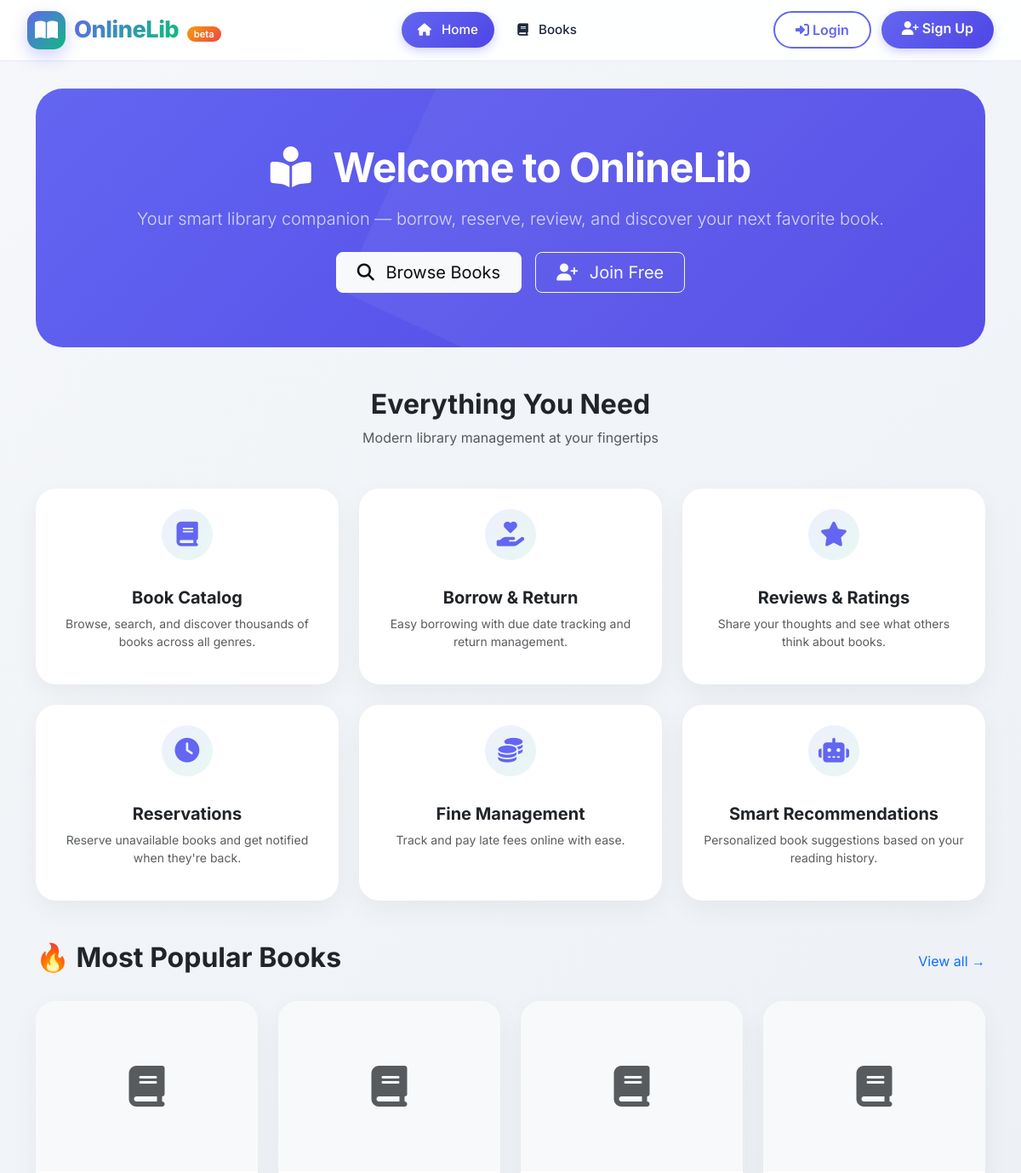
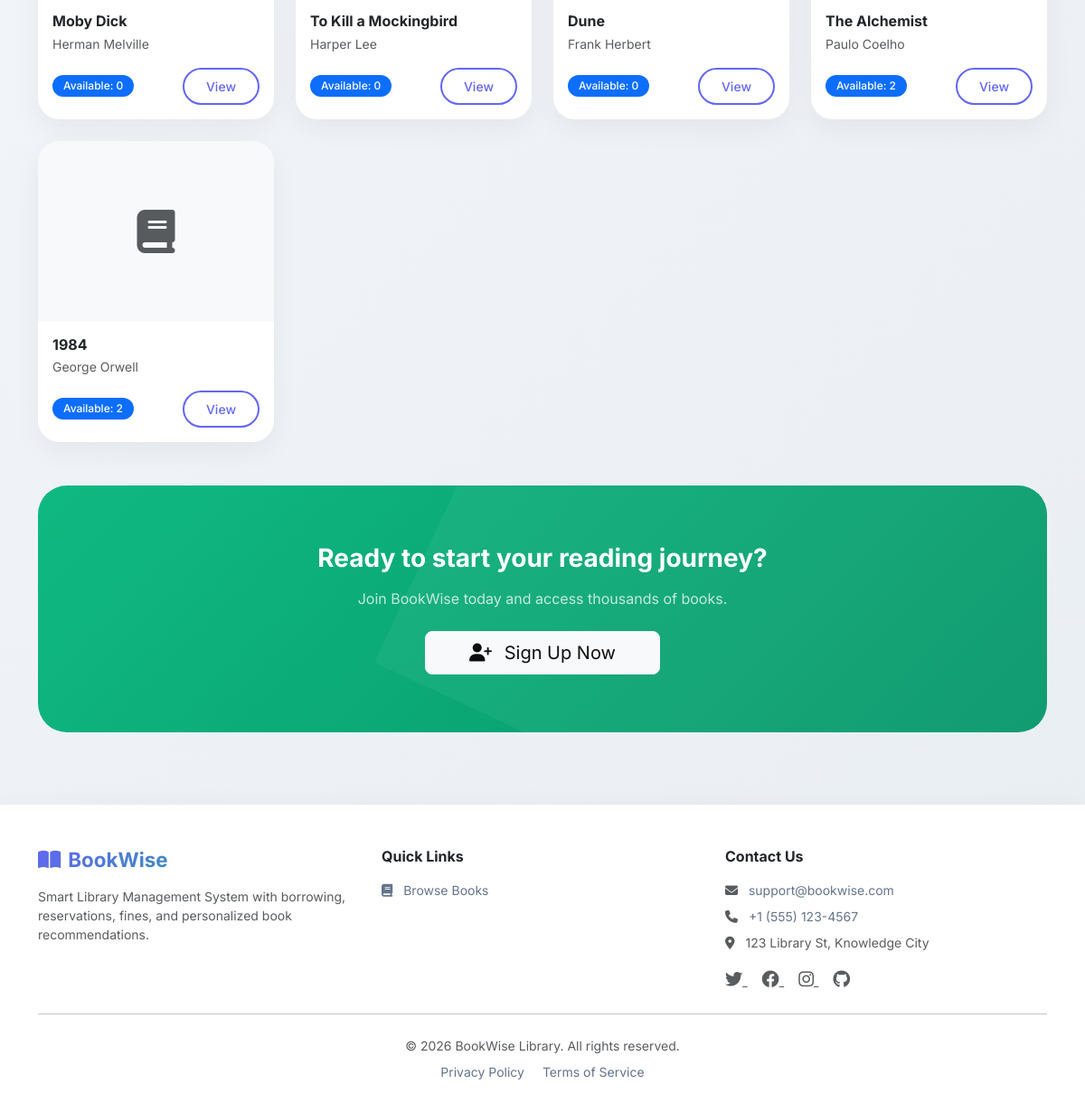
The page / on the database its author committed (2 pictures, top to bottom).
### books/models.py (models this page shows, shortened)
class Book(models.Model):
    title = models.CharField(max_length=255)
    author = models.CharField(max_length=255)
    genre = models.CharField(max_length=100)
    description = models.TextField(blank=True)
    publish_year = models.PositiveIntegerField()
    isbn = models.CharField(max_length=20, unique=True)
    total_copies = models.PositiveIntegerField(default=1)
    available_copies = models.PositiveIntegerField(default=1)
    cover_image = models.ImageField(upload_to="book_covers/", blank=True)
    def __init__(self, *args, **kwargs):
        available_copies_was_provided = "available_copies" in kwargs
        super().__init__(*args, **kwargs)
        self._available_copies_was_provided = available_copies_was_provided
    def __setattr__(self, name, value):
        if name == "available_copies" and "_available_copies_was_provided" in self.__dict__:
            self.__dict__["_available_copies_was_provided"] = True
        super().__setattr__(name, value)
    class Meta:
        ordering = ["title"]
        verbose_name = "book"
        verbose_name_plural = "books"

### dashboard/views.py (the view)
# urls.py: path("", HomeView.as_view(), name="home"),
class HomeView(TemplateView):
    template_name = "home.html"
    def get_context_data(self, **kwargs):
        context = super().get_context_data(**kwargs)
        popular_books = (
            Book.objects.annotate(borrow_count=Count("borrowings"))
            .order_by("-borrow_count", "title")[:5]
        )
        context["popular_books"] = popular_books
        user = self.request.user
        context["user"] = user
        if user.is_authenticated:
            context["is_admin"] = user.is_superuser or getattr(user, "role", None) == "ADMIN"
        else:
            context["is_admin"] = False
        return context

### templates/home.html
{% extends "base.html" %}
{% load static %}
{% block content %}
<section class="container mt-4">
    <div class="hero text-center">
        <h1 class="display-4 fw-bold mb-3">
            <i class="fas fa-book-reader me-3"></i>
            Welcome to OnlineLib
        </h1>
        <p class="lead mb-4 opacity-75" style="font-size: 1.25rem;">
            Your smart library companion — borrow, reserve, review, and discover your next favorite book.
        </p>
        <div class="d-flex gap-3 justify-content-center flex-wrap">
            <a href="{% url 'books:book_list' %}" class="btn btn-light btn-lg px-4">
                <i class="fas fa-search me-2"></i> Browse Books
            </a>
            {% if not user.is_authenticated %}
            <a href="{% url 'accounts:register' %}" class="btn btn-outline-light btn-lg px-4">
                <i class="fas fa-user-plus me-2"></i> Join Free
            </a>
            {% endif %}
        </div>
    </div>
</section>
<section class="container mb-5">
    <div class="text-center mb-5">
        <h2 class="fw-bold" style="font-size: 2rem;">Everything You Need</h2>
        <p class="text-muted">Modern library management at your fingertips</p>
    </div>
    <div class="row g-4">
        <div class="col-md-4">
            <div class="card text-center p-4 h-100">
                <div class="stat-icon mx-auto">
                    <i class="fas fa-book"></i>
                </div>
                <h5 class="fw-bold mt-3">Book Catalog</h5>
                <p class="text-muted small">Browse, search, and discover thousands of books across all genres.</p>
            </div>
        </div>
        <div class="col-md-4">
            <div class="card text-center p-4 h-100">
                <div class="stat-icon mx-auto">
                    <i class="fas fa-hand-holding-heart"></i>
                </div>
                <h5 class="fw-bold mt-3">Borrow & Return</h5>
                <p class="text-muted small">Easy borrowing with due date tracking and return management.</p>
            </div>
        </div>
        <div class="col-md-4">
            <div class="card text-center p-4 h-100">
                <div class="stat-icon mx-auto">
                    <i class="fas fa-star"></i>
                </div>
                <h5 class="fw-bold mt-3">Reviews & Ratings</h5>
                <p class="text-muted small">Share your thoughts and see what others think about books.</p>
            </div>
        </div>
        <div class="col-md-4">
            <div class="card text-center p-4 h-100">
                <div class="stat-icon mx-auto">
                    <i class="fas fa-clock"></i>
                </div>
                <h5 class="fw-bold mt-3">Reservations</h5>
                <p class="text-muted small">Reserve unavailable books and get notified when they're back.</p>
            </div>
        </div>
        <div class="col-md-4">
            <div class="card text-center p-4 h-100">
                <div class="stat-icon mx-auto">
                    <i class="fas fa-coins"></i>
                </div>
                <h5 class="fw-bold mt-3">Fine Management</h5>
                <p class="text-muted small">Track and pay late fees online with ease.</p>
            </div>
        </div>
        <div class="col-md-4">
            <div class="card text-center p-4 h-100">
                <div class="stat-icon mx-auto">
                    <i class="fas fa-robot"></i>
                </div>
                <h5 class="fw-bold mt-3">Smart Recommendations</h5>
                <p class="text-muted small">Personalized book suggestions based on your reading history.</p>
            </div>
        </div>
    </div>
</section>
<section class="container mb-5">
    <div class="d-flex justify-content-between align-items-center mb-4">
        <h2 class="fw-bold">🔥 Most Popular Books</h2>
        <a href="{% url 'books:book_list' %}" class="text-decoration-none">View all →</a>
    </div>
    <div class="row g-4">
        {% for book in popular_books %}
        <div class="col-md-6 col-lg-3">
            <div class="card h-100">
                {% if book.cover_image %}
                <img src="{{ book.cover_image.url }}" class="card-img-top" alt="{{ book.title }}" style="height: 200px; object-fit: cover;">
                {% else %}
                <div class="bg-light d-flex align-items-center justify-content-center" style="height: 200px;">
                    <i class="fas fa-book fa-3x text-muted"></i>
                </div>
                {% endif %}
                <div class="card-body">
                    <h6 class="fw-bold mb-1">{{ book.title|truncatechars:35 }}</h6>
                    <p class="small text-muted">{{ book.author }}</p>
                    <div class="d-flex justify-content-between align-items-center mt-2">
                        <span class="badge bg-primary">Available: {{ book.available_copies }}</span>
                        <a href="{% url 'books:book_detail' book.pk %}" class="btn btn-sm btn-outline-primary">View</a>
                    </div>
                </div>
            </div>
        </div>
        {% empty %}
        <div class="col-12">
            <p class="text-muted text-center">No popular books yet.</p>
        </div>
        {% endfor %}
    </div>
</section>
{% if not user.is_authenticated %}
<section class="container mb-5">
    <div class="hero text-center" style="background: linear-gradient(135deg, var(--secondary), #059669);">
        <h3 class="fw-bold mb-3">Ready to start your reading journey?</h3>
        <p class="mb-4 opacity-75">Join BookWise today and access thousands of books.</p>
        <a href="{% url 'accounts:register' %}" class="btn btn-light btn-lg px-5">
            <i class="fas fa-user-plus me-2"></i> Sign Up Now
        </a>
    </div>
</section>
{% endif %}
{% endblock %}

### static/css/style.css (style rules this page uses)
:root { --primary: #6366f1; --primary-dark: #4f46e5; --primary-light: #818cf8; --secondary: #10b981; --dark: #0f172a; --light: #f8fafc; --gray: #64748b; --gray-light: #e2e8f0; --danger: #ef4444; --warning: #f59e0b; --success: #22c55e; }
* { margin: 0; padding: 0; box-sizing: border-box; }
body { font-family: 'Inter', sans-serif; background: linear-gradient(135deg, #f5f7fa 0%, #e9eef3 100%); min-height: 100vh; padding-top: 80px; }
.hero { background: linear-gradient(135deg, var(--primary) 0%, var(--primary-dark) 100%); border-radius: 32px; padding: 4rem 3rem; margin-bottom: 3rem; color: white; position: relative; overflow: hidden; }
.hero::before { content: ''; position: absolute; top: -50%; right: -20%; width: 80%; height: 200%; background: rgba(255, 255, 255, 0.05); transform: rotate(25deg); pointer-events: none; }
.hero h1 { font-size: 3rem; font-weight: 800; letter-spacing: -0.02em; }
.card { border: none; border-radius: 24px; box-shadow: 0 10px 30px rgba(0, 0, 0, 0.05); transition: all 0.3s cubic-bezier(0.4, 0, 0.2, 1); background: white; overflow: hidden; }
.btn-outline-primary { border-radius: 40px; border: 2px solid var(--primary); color: var(--primary); font-weight: 500; padding: 8px 24px; }
.badge { padding: 6px 12px; border-radius: 30px; font-weight: 500; font-size: 0.75rem; }
.stat-icon { width: 60px; height: 60px; background: linear-gradient(135deg, rgba(99, 102, 241, 0.1), rgba(16, 185, 129, 0.1)); border-radius: 30px; display: flex; align-items: center; justify-content: center; margin: 0 auto 1rem; }
.stat-icon i { font-size: 1.8rem; color: var(--primary); }

### rows shown on the page
Book: title "Moby Dick", author "Herman Melville", available_copies "0"
Book: title "To Kill a Mockingbird", author "Harper Lee", available_copies "0"
Book: title "Dune", author "Frank Herbert", available_copies "0"
Book: title "The Alchemist", author "Paulo Coelho", available_copies "2"
Book: title "1984", author "George Orwell", available_copies "2"
